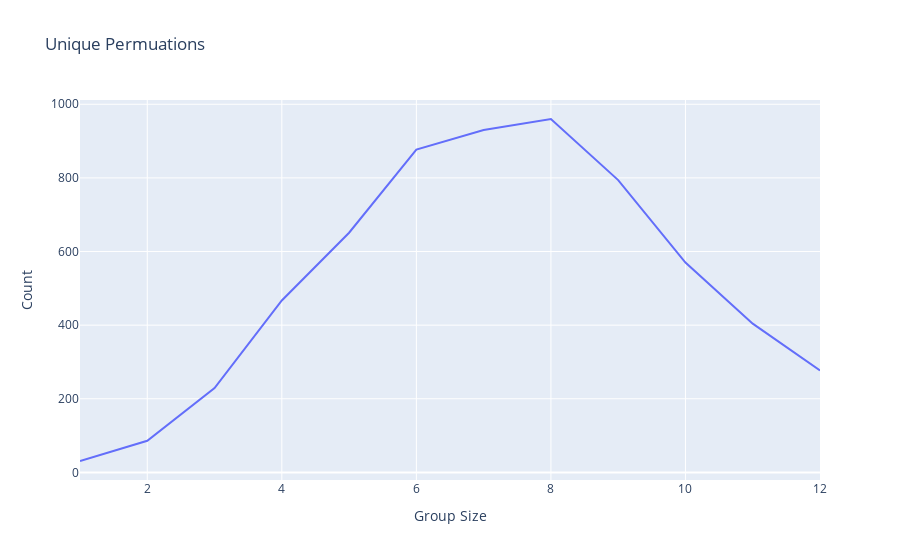

Here is the notebook cell this chart was saved with:
### Code cell
import plotly.express as px

px.line(df_permutation_count.reset_index(), x = "Group Size", y = "Count", title="Unique Permuations")

### Figure 1 — Plotly figure (JSON) as saved in the notebook; plotly's stock layout.template omitted (floating-point values rounded to 4 significant figures)
{"data": [{"hovertemplate": "Group Size=%{x}<br>Count=%{y}<extra></extra>", "legendgroup": "", "line": {"color": "#636efa", "dash": "solid"}, "mode": "lines", "name": "", "orientation": "v", "showlegend": false, "type": "scatter", "x": [1, 2, 3, 4, 5, 6, 7, 8, 9, 10, 11, 12], "xaxis": "x", "y": [31, 86, 229, 467, 651, 877, 930, 960, 794, 570, 404, 277], "yaxis": "y"}], "layout": {"legend": {"tracegroupgap": 0}, "title": {"text": "Unique Permuations"}, "xaxis": {"anchor": "y", "domain": [0, 1], "title": {"text": "Group Size"}}, "yaxis": {"anchor": "x", "domain": [0, 1], "title": {"text": "Count"}}}}
